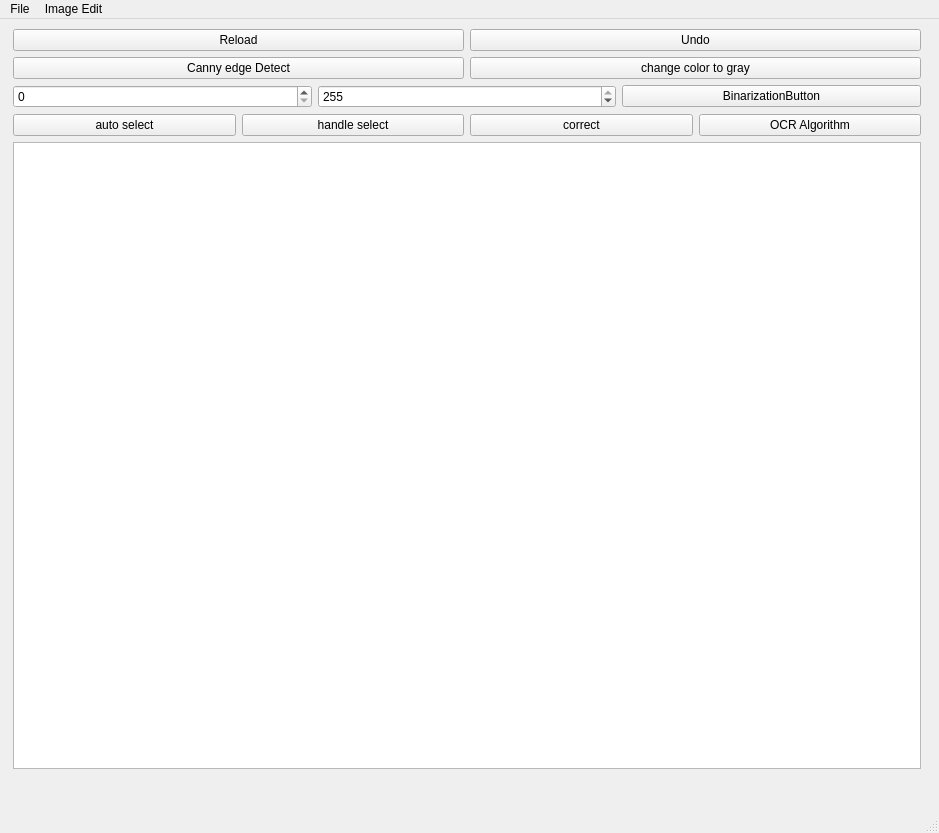
<?xml version="1.0" encoding="UTF-8"?>
<ui version="4.0">
 <class>MainWindow</class>
 <widget class="QMainWindow" name="MainWindow">
  <property name="geometry">
   <rect>
    <x>0</x>
    <y>0</y>
    <width>939</width>
    <height>833</height>
   </rect>
  </property>
  <property name="windowTitle">
   <string>MainWindow</string>
  </property>
  <widget class="QWidget" name="centralwidget">
   <widget class="QWidget" name="horizontalLayoutWidget">
    <property name="geometry">
     <rect>
      <x>0</x>
      <y>10</y>
      <width>921</width>
      <height>740</height>
     </rect>
    </property>
    <layout class="QHBoxLayout" name="horizontalLayout_4">
     <item>
      <widget class="ImageLabel" name="imageMap">
       <property name="text">
        <string/>
       </property>
       <property name="pixmap">
        <pixmap>lena.jpg</pixmap>
       </property>
       <property name="scaledContents">
        <bool>true</bool>
       </property>
      </widget>
     </item>
     <item>
      <layout class="QVBoxLayout" name="verticalLayout_3">
       <item>
        <layout class="QHBoxLayout" name="horizontalLayout_9">
         <item>
          <widget class="QPushButton" name="reloadButton">
           <property name="text">
            <string>Reload</string>
           </property>
          </widget>
         </item>
         <item>
          <widget class="QPushButton" name="undoButton">
           <property name="text">
            <string>Undo</string>
           </property>
          </widget>
         </item>
        </layout>
       </item>
       <item>
        <layout class="QHBoxLayout" name="horizontalLayout_5">
         <item>
          <widget class="QPushButton" name="edgeDecButton">
           <property name="text">
            <string>Canny edge Detect</string>
           </property>
          </widget>
         </item>
         <item>
          <widget class="QPushButton" name="grayButton">
           <property name="text">
            <string>change color to gray</string>
           </property>
          </widget>
         </item>
        </layout>
       </item>
       <item>
        <layout class="QHBoxLayout" name="horizontalLayout_7">
         <item>
          <layout class="QHBoxLayout" name="horizontalLayout_10">
           <item>
            <widget class="QSpinBox" name="binarizationBottom">
             <property name="maximum">
              <number>255</number>
             </property>
             <property name="value">
              <number>0</number>
             </property>
            </widget>
           </item>
           <item>
            <widget class="QSpinBox" name="binarizationFloor">
             <property name="maximum">
              <number>255</number>
             </property>
             <property name="value">
              <number>255</number>
             </property>
            </widget>
           </item>
           <item>
            <widget class="QPushButton" name="binarizationButton">
             <property name="text">
              <string>BinarizationButton</string>
             </property>
            </widget>
           </item>
          </layout>
         </item>
        </layout>
       </item>
       <item>
        <layout class="QHBoxLayout" name="horizontalLayout_11">
         <item>
          <widget class="QPushButton" name="pushButton_7">
           <property name="text">
            <string>auto select</string>
           </property>
          </widget>
         </item>
         <item>
          <widget class="QPushButton" name="handleSelectButton">
           <property name="text">
            <string>handle select</string>
           </property>
          </widget>
         </item>
         <item>
          <widget class="QPushButton" name="correctButton">
           <property name="text">
            <string>correct</string>
           </property>
          </widget>
         </item>
         <item>
          <widget class="QPushButton" name="ocrButton">
           <property name="text">
            <string>OCR Algorithm</string>
           </property>
          </widget>
         </item>
        </layout>
       </item>
       <item>
        <widget class="QTextEdit" name="textEdit"/>
       </item>
      </layout>
     </item>
    </layout>
   </widget>
  </widget>
  <widget class="QMenuBar" name="menubar">
   <property name="geometry">
    <rect>
     <x>0</x>
     <y>0</y>
     <width>939</width>
     <height>35</height>
    </rect>
   </property>
   <widget class="QMenu" name="menuFile">
    <property name="title">
     <string>File</string>
    </property>
    <addaction name="fileOpen"/>
    <addaction name="actionSave"/>
    <addaction name="actionSaveAs"/>
    <addaction name="actionExit"/>
   </widget>
   <widget class="QMenu" name="menuImage_Edit">
    <property name="title">
     <string>Image Edit</string>
    </property>
    <addaction name="actionUndo"/>
    <addaction name="actionChange2Gray"/>
    <addaction name="actionCannyEdgeDetect"/>
   </widget>
   <addaction name="menuFile"/>
   <addaction name="menuImage_Edit"/>
  </widget>
  <widget class="QStatusBar" name="statusbar"/>
  <action name="fileOpen">
   <property name="text">
    <string>Open</string>
   </property>
  </action>
  <action name="actionSave">
   <property name="text">
    <string>Save</string>
   </property>
  </action>
  <action name="actionSaveAs">
   <property name="text">
    <string>Save As</string>
   </property>
  </action>
  <action name="actionExit">
   <property name="text">
    <string>Exit</string>
   </property>
  </action>
  <action name="actionChange2Gray">
   <property name="text">
    <string>change to gray</string>
   </property>
  </action>
  <action name="actionCannyEdgeDetect">
   <property name="text">
    <string>Canny Edge Detect</string>
   </property>
  </action>
  <action name="actionUndo">
   <property name="text">
    <string>Reload</string>
   </property>
  </action>
 </widget>
 <customwidgets>
  <customwidget>
   <class>ImageLabel</class>
   <extends>QLabel</extends>
   <header location="global">ImageLabel</header>
  </customwidget>
 </customwidgets>
 <resources/>
 <connections/>
</ui>
